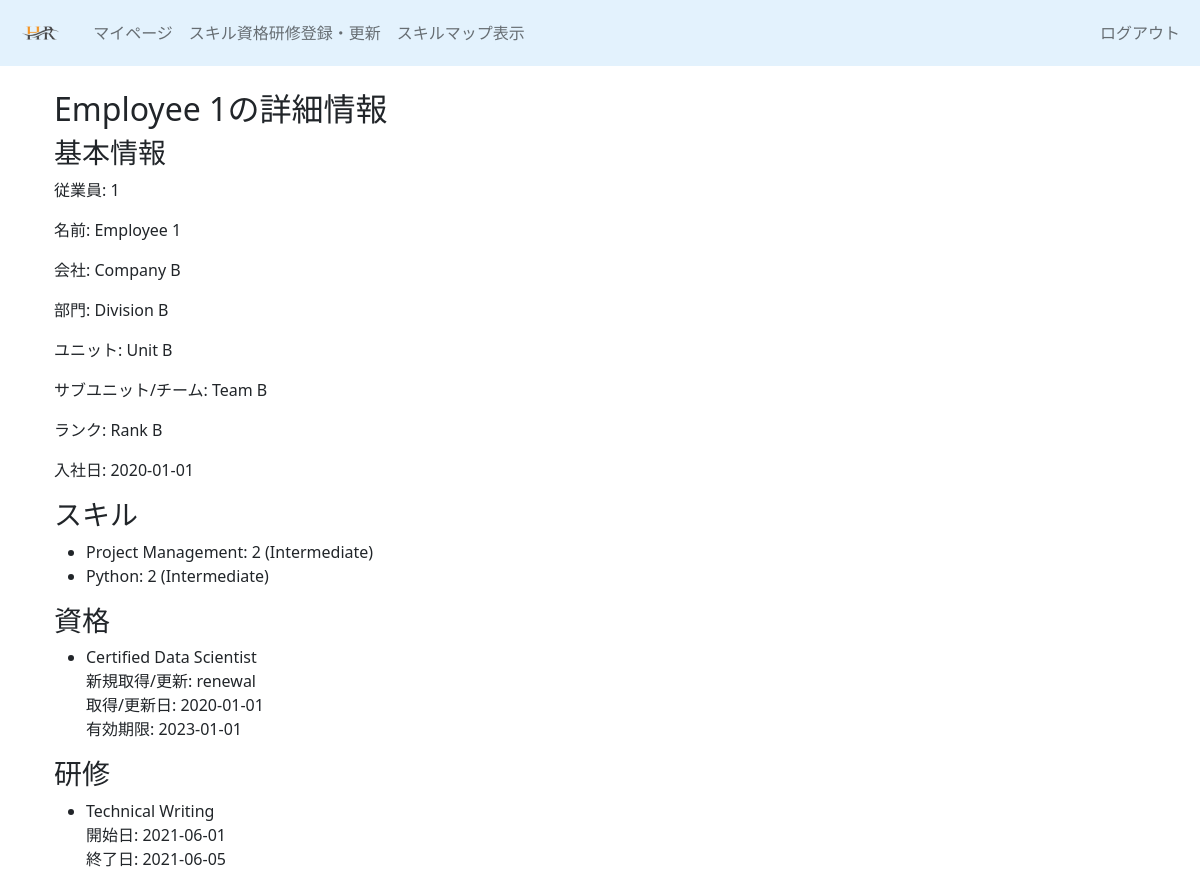
The page /employee_detail/1 on the database its author committed.
### tableapp/models/skillmap.py (models this page shows)
class EmployeeData(db.Model):
    __tablename__ = 'employee_data'
    id = db.Column(db.Integer, primary_key=True)
    employee_num = db.Column(db.Integer, unique=True, nullable=False)
    name = db.Column(db.String(255))
    email = db.Column(db.String(255))
    company = db.Column(db.String(255))
    division = db.Column(db.String(255))
    unit = db.Column(db.String(255))
    subunit_team = db.Column(db.String(255))
    rank = db.Column(db.String(255))
    date_of_join = db.Column(db.Date)
    evaluation_target = db.Column(JSON, default=[])  # JSONフィールドとして定義
    pending_skills = db.relationship('PendingSkill', back_populates='employee', cascade='all, delete-orphan')
    pending_qualifications = db.relationship('PendingQualification', back_populates='employee', cascade='all, delete-orphan')
    pending_trainings = db.relationship('PendingTraining', back_populates='employee', cascade='all, delete-orphan')
    registration_history = db.relationship('RegistrationHistory', back_populates='employee', cascade='all, delete-orphan')
    employee_skills = db.relationship('EmployeeSkill', back_populates='employee', cascade='all, delete-orphan')
    employee_qualifications = db.relationship('EmployeeQualification', back_populates='employee', cascade='all, delete-orphan')
    employee_trainings = db.relationship('EmployeeTraining', back_populates='employee', cascade='all, delete-orphan')

class SkillList(db.Model):
    __tablename__ = 'skill_list'
    id = db.Column(db.Integer, primary_key=True)
    skill_name = db.Column(db.String(255))
    prof_level_1 = db.Column(db.String(255))
    prof_level_2 = db.Column(db.String(255))
    prof_level_3 = db.Column(db.String(255))
    prof_level_4 = db.Column(db.String(255))
    prof_level_5 = db.Column(db.String(255))
    employee_skills = db.relationship('EmployeeSkill', back_populates='skill', cascade='all, delete-orphan')

class QualificationList(db.Model):
    __tablename__ = 'qualification_list'
    id = db.Column(db.Integer, primary_key=True)
    qualification_name = db.Column(db.String(255))
    employee_qualifications = db.relationship('EmployeeQualification', back_populates='qualification', cascade='all, delete-orphan')

class EmployeeQualification(db.Model):
    __tablename__ = 'employee_qualification'
    id = db.Column(db.Integer, primary_key=True)
    employee_num = db.Column(db.Integer, db.ForeignKey('employee_data.employee_num'), nullable=False)
    qualification_id = db.Column(db.Integer, db.ForeignKey('qualification_list.id'), nullable=False)
    newacq_renewal = db.Column(db.String(255))
    acq_renew_date = db.Column(db.Date)
    expiry_date = db.Column(db.Date)
    qualification = db.relationship('QualificationList', back_populates='employee_qualifications')
    employee = db.relationship('EmployeeData', back_populates='employee_qualifications')

class TrainingList(db.Model):
    __tablename__ = 'training_list'
    id = db.Column(db.Integer, primary_key=True)
    training_name = db.Column(db.String(255))
    employee_trainings = db.relationship('EmployeeTraining', back_populates='training', cascade='all, delete-orphan')

class EmployeeTraining(db.Model):
    __tablename__ = 'employee_training'
    id = db.Column(db.Integer, primary_key=True)
    employee_num = db.Column(db.Integer, db.ForeignKey('employee_data.employee_num'), nullable=False)
    training_id = db.Column(db.Integer, db.ForeignKey('training_list.id'), nullable=False)
    start_date = db.Column(db.Date)
    end_date = db.Column(db.Date)
    training = db.relationship('TrainingList', back_populates='employee_trainings')
    employee = db.relationship('EmployeeData', back_populates='employee_trainings')

### tableapp/views.py (the view)
@app.route('/employee_detail/<int:employee_id>')
def employee_detail(employee_id):
    employee = EmployeeData.query.get_or_404(employee_id)
    skills = EmployeeSkill.query.filter_by(employee_num=employee.employee_num).all()
    qualifications = EmployeeQualification.query.filter_by(employee_num=employee.employee_num).all()
    trainings = EmployeeTraining.query.filter_by(employee_num=employee.employee_num).all()
    skill_details = []
    for skill in skills:
        skill_info = SkillList.query.get(skill.skill_id)
        proficiency_levels = {
            '1': skill_info.prof_level_1,
            '2': skill_info.prof_level_2,
            '3': skill_info.prof_level_3,
            '4': skill_info.prof_level_4,
            '5': skill_info.prof_level_5,
        }
        skill_details.append({
            'name': skill_info.skill_name,
            'level': skill.level,
            'prof_level': proficiency_levels.get(str(skill.level), '-')  # Get proficiency level description
        })
    qualification_details = []
    for qualification in qualifications:
        qualification_info = QualificationList.query.get(qualification.qualification_id)
        qualification_details.append({
            'name': qualification_info.qualification_name,
            'newacq_renewal': qualification.newacq_renewal,
            'acq_renew_date': qualification.acq_renew_date,
            'expiry_date': qualification.expiry_date
        })
    training_details = []
    for training in trainings:
        training_info = TrainingList.query.get(training.training_id)
        training_details.append({
            'name': training_info.training_name,
            'start_date': training.start_date,
            'end_date': training.end_date
        })
    return render_template('tableapp/employee_detail.html', employee=employee, skills=skill_details, qualifications=qualification_details, trainings=training_details)

### tableapp/templates/tableapp/employee_detail.html
{% if session['user_role'] == 'admin' %}
    {% extends "admin_layout.html" %}
{% else %}
    {% extends "employee_layout.html" %}
{% endif %}
{% block content %}
<div class="container mt-4">
    <h2>{{ employee.name }}の詳細情報</h2>
    <h3>基本情報</h3>
    <p>従業員: {{ employee.employee_num }}</p>
    <p>名前: {{ employee.name }}</p>
    <p>会社: {{ employee.company }}</p>
    <p>部門: {{ employee.division }}</p>
    <p>ユニット: {{ employee.unit }}</p>
    <p>サブユニット/チーム: {{ employee.subunit_team }}</p>
    <p>ランク: {{ employee.rank }}</p>
    <p>入社日: {{ employee.date_of_join }}</p>
    <h3>スキル</h3>
    <ul>
        {% for skill in skills %}
            <li>{{ skill.name }}: {{ skill.level }} ({{ skill.prof_level }})</li>
        {% endfor %}
    </ul>
    <h3>資格</h3>
    <ul>
        {% for qualification in qualifications %}
            <li>
                {{ qualification.name }}<br>
                新規取得/更新: {{ qualification.newacq_renewal }}<br>
                取得/更新日: {{ qualification.acq_renew_date }}<br>
                有効期限: {{ qualification.expiry_date }}
            </li>
        {% endfor %}
    </ul>
    <h3>研修</h3>
    <ul>
        {% for training in trainings %}
            <li>
                {{ training.name }}<br>
                開始日: {{ training.start_date }}<br>
                終了日: {{ training.end_date }}
            </li>
        {% endfor %}
    </ul>
</div>
{% endblock %}

### rows shown on the page
EmployeeData: name "Employee 1", employee_num "1", company "Company B", division "Division B", unit "Unit B", subunit_team "Team B", rank "Rank B", date_of_join "2020-01-01"
SkillList: name "Project Management", level "2", prof_level "Intermediate"
SkillList: name "Python", level "2", prof_level "Intermediate"
QualificationList: name "Certified Data Scientist"
EmployeeQualification: newacq_renewal "renewal", acq_renew_date "2020-01-01", expiry_date "2023-01-01"
TrainingList: name "Technical Writing", start_date "2021-06-01", end_date "2021-06-05"
